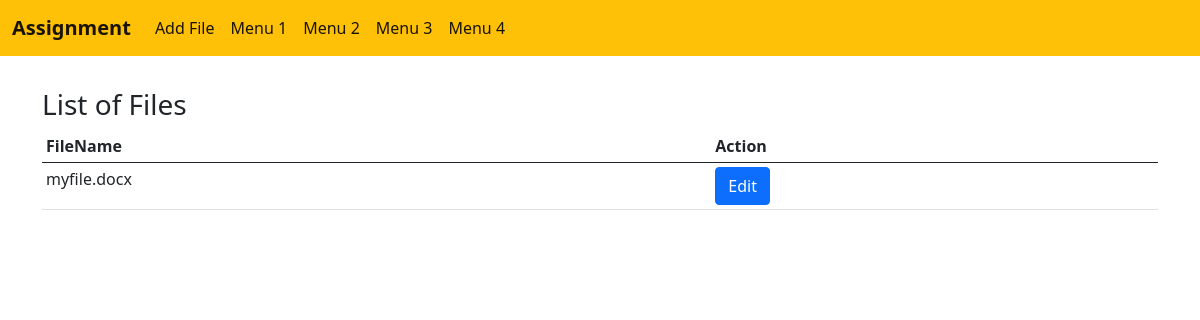
Before: / with the older database file.
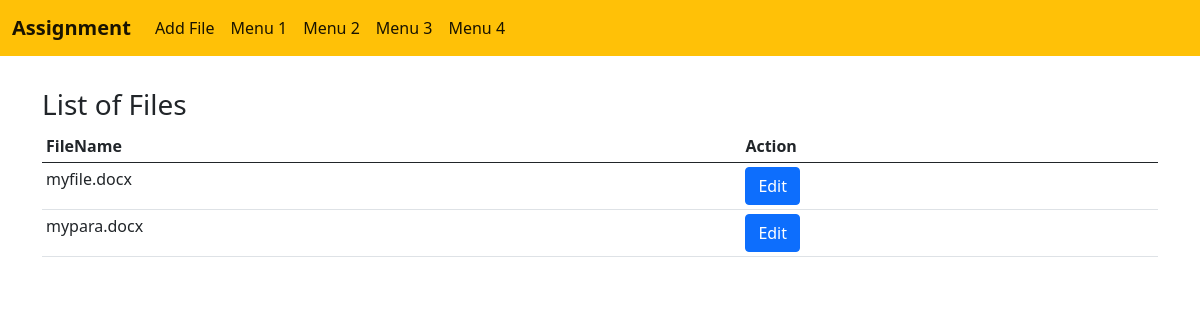
After: the same page with the newer database file.
### task/models.py (models this page shows)
class FileModel(models.Model):
    word_file = models.FileField(blank=True, upload_to='media')

### task/views.py (the view, shortened to what this page needs)
# urls.py: path('',views.index,name="index"),
def index(request):
    all_files = FileModel.objects.all()
    return render(request,'index.html',{'all_files':all_files})

### templates/index.html (shortened to what this page needs)
<!doctype html>
<html lang="en">
  <head>
    {% load static %}
    <link rel="stylesheet" href="{% static 'index.css'%}">
    <link href="https://cdn.jsdelivr.net/npm/bootstrap@5.0.1/dist/css/bootstrap.min.css" rel="stylesheet">
  </head>
  <body>
    {% include 'header.html' %}
    <div class="container">
    <h3>List of Files</h3>
    <table class="table table-sm">
    <thead>
      <tr>
        <th scope="col">FileName</th>
        <th scope="col">Action</th>
      </tr>
    </thead>
    <tbody>
      {% if all_files %}
      {% for i in all_files %}
      <tr>
        <td>{{i.word_file}}</td>
        <td><a href="{{i.id}}"><button type="button" class="btn btn-primary">Edit</button></a></td>
      </tr>
      {% endfor %}
      {% endif %}
    </tbody>
  </table>
  </div>
  </body>
</html>

### templates/header.html (shortened to what this page needs)
<nav class="navbar navbar-expand-lg navbar-light bg-warning">
<div class="container-fluid">
<a class="navbar-brand" href="{% url 'index' %}"><strong>Assignment</strong></a>
<div class="collapse navbar-collapse" id="navbarText">
  <ul class="navbar-nav me-auto mb-2 mb-lg-0">
    <li class="nav-item">
      <a class="nav-link active" aria-current="page" data-toggle="modal" data-target="#form">Add File</a>
    </li>
    <li class="nav-item">
      <a class="nav-link active" aria-current="page" href="">Menu 1</a>
    </li>
    <li class="nav-item">
      <a class="nav-link active" aria-current="page" href="">Menu 2</a>
    </li>
    <li class="nav-item">
      <a class="nav-link active" aria-current="page" href="">Menu 3</a>
    </li>
    <li class="nav-item">
      <a class="nav-link active" aria-current="page" href="">Menu 4</a>
    </li>
  </ul>
</div>
</div>
</nav>

### static/index.css (style rules this page uses)
.container { padding: 2rem 0rem; }

Changed rows visible on the page:
added FileModel: word_file "mypara.docx"
